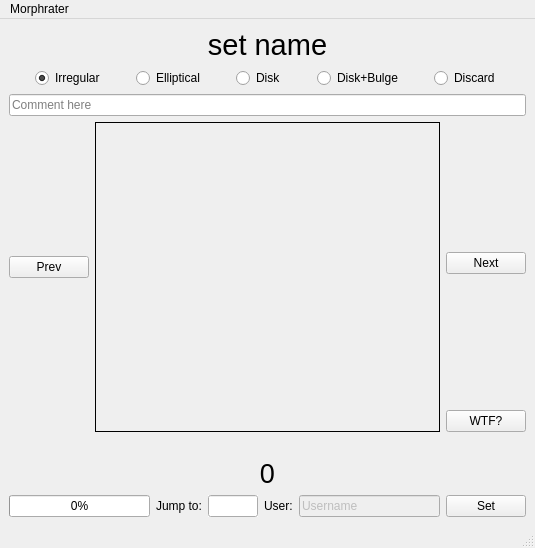
<?xml version="1.0" encoding="UTF-8"?>
<ui version="4.0">
 <class>MainWindow</class>
 <widget class="QMainWindow" name="MainWindow">
  <property name="geometry">
   <rect>
    <x>0</x>
    <y>0</y>
    <width>535</width>
    <height>548</height>
   </rect>
  </property>
  <property name="windowTitle">
   <string>Lensrater</string>
  </property>
  <widget class="QWidget" name="centralwidget">
   <layout class="QVBoxLayout" name="verticalLayout">
    <item>
     <widget class="QLabel" name="set_label">
      <property name="sizePolicy">
       <sizepolicy hsizetype="Preferred" vsizetype="Maximum">
        <horstretch>0</horstretch>
        <verstretch>0</verstretch>
       </sizepolicy>
      </property>
      <property name="font">
       <font>
        <pointsize>22</pointsize>
       </font>
      </property>
      <property name="focusPolicy">
       <enum>Qt::NoFocus</enum>
      </property>
      <property name="frameShape">
       <enum>QFrame::NoFrame</enum>
      </property>
      <property name="text">
       <string>set name</string>
      </property>
      <property name="scaledContents">
       <bool>false</bool>
      </property>
      <property name="alignment">
       <set>Qt::AlignCenter</set>
      </property>
     </widget>
    </item>
    <item>
     <layout class="QHBoxLayout" name="horizontalLayout">
      <property name="spacing">
       <number>5</number>
      </property>
      <item>
       <widget class="QRadioButton" name="radio_0">
        <property name="sizePolicy">
         <sizepolicy hsizetype="Maximum" vsizetype="Fixed">
          <horstretch>0</horstretch>
          <verstretch>0</verstretch>
         </sizepolicy>
        </property>
        <property name="text">
         <string>Irregular</string>
        </property>
        <property name="checked">
         <bool>true</bool>
        </property>
       </widget>
      </item>
      <item>
       <widget class="QRadioButton" name="radio_1">
        <property name="sizePolicy">
         <sizepolicy hsizetype="Maximum" vsizetype="Fixed">
          <horstretch>0</horstretch>
          <verstretch>0</verstretch>
         </sizepolicy>
        </property>
        <property name="text">
         <string>Elliptical</string>
        </property>
       </widget>
      </item>
      <item>
       <widget class="QRadioButton" name="radio_2">
        <property name="sizePolicy">
         <sizepolicy hsizetype="Maximum" vsizetype="Fixed">
          <horstretch>0</horstretch>
          <verstretch>0</verstretch>
         </sizepolicy>
        </property>
        <property name="text">
         <string>Disk</string>
        </property>
       </widget>
      </item>
      <item>
       <widget class="QRadioButton" name="radio_3">
        <property name="sizePolicy">
         <sizepolicy hsizetype="Maximum" vsizetype="Fixed">
          <horstretch>0</horstretch>
          <verstretch>0</verstretch>
         </sizepolicy>
        </property>
        <property name="text">
         <string>Disk+Bulge</string>
        </property>
       </widget>
      </item>
      <item>
       <widget class="QRadioButton" name="radio_4">
        <property name="sizePolicy">
         <sizepolicy hsizetype="Maximum" vsizetype="Fixed">
          <horstretch>0</horstretch>
          <verstretch>0</verstretch>
         </sizepolicy>
        </property>
        <property name="text">
         <string>Discard</string>
        </property>
       </widget>
      </item>
     </layout>
    </item>
    <item>
     <widget class="QLineEdit" name="edit_comment">
      <property name="enabled">
       <bool>true</bool>
      </property>
      <property name="text">
       <string/>
      </property>
      <property name="placeholderText">
       <string>Comment here</string>
      </property>
      <property name="clearButtonEnabled">
       <bool>false</bool>
      </property>
     </widget>
    </item>
    <item>
     <layout class="QGridLayout" name="gridLayout">
      <item row="1" column="0">
       <layout class="QHBoxLayout" name="horizontalLayout_3">
        <item>
         <layout class="QGridLayout" name="gridLayout_3">
          <item row="1" column="0">
           <widget class="QPushButton" name="prev_button">
            <property name="sizePolicy">
             <sizepolicy hsizetype="Maximum" vsizetype="Fixed">
              <horstretch>0</horstretch>
              <verstretch>0</verstretch>
             </sizepolicy>
            </property>
            <property name="text">
             <string>Prev</string>
            </property>
           </widget>
          </item>
          <item row="2" column="0">
           <spacer name="verticalSpacer">
            <property name="orientation">
             <enum>Qt::Vertical</enum>
            </property>
            <property name="sizeHint" stdset="0">
             <size>
              <width>20</width>
              <height>40</height>
             </size>
            </property>
           </spacer>
          </item>
          <item row="0" column="0">
           <spacer name="verticalSpacer_3">
            <property name="orientation">
             <enum>Qt::Vertical</enum>
            </property>
            <property name="sizeHint" stdset="0">
             <size>
              <width>20</width>
              <height>40</height>
             </size>
            </property>
           </spacer>
          </item>
          <item row="3" column="0">
           <spacer name="verticalSpacer_5">
            <property name="orientation">
             <enum>Qt::Vertical</enum>
            </property>
            <property name="sizeType">
             <enum>QSizePolicy::Fixed</enum>
            </property>
            <property name="sizeHint" stdset="0">
             <size>
              <width>20</width>
              <height>20</height>
             </size>
            </property>
           </spacer>
          </item>
         </layout>
        </item>
        <item>
         <widget class="ScaledLabel" name="image_label">
          <property name="sizePolicy">
           <sizepolicy hsizetype="MinimumExpanding" vsizetype="MinimumExpanding">
            <horstretch>0</horstretch>
            <verstretch>0</verstretch>
           </sizepolicy>
          </property>
          <property name="minimumSize">
           <size>
            <width>10</width>
            <height>10</height>
           </size>
          </property>
          <property name="baseSize">
           <size>
            <width>0</width>
            <height>0</height>
           </size>
          </property>
          <property name="frameShape">
           <enum>QFrame::Box</enum>
          </property>
          <property name="lineWidth">
           <number>1</number>
          </property>
          <property name="text">
           <string/>
          </property>
          <property name="alignment">
           <set>Qt::AlignCenter</set>
          </property>
         </widget>
        </item>
        <item>
         <layout class="QGridLayout" name="gridLayout_2">
          <item row="2" column="0">
           <spacer name="verticalSpacer_2">
            <property name="orientation">
             <enum>Qt::Vertical</enum>
            </property>
            <property name="sizeHint" stdset="0">
             <size>
              <width>20</width>
              <height>40</height>
             </size>
            </property>
           </spacer>
          </item>
          <item row="3" column="0">
           <widget class="QPushButton" name="button_wtf">
            <property name="text">
             <string>WTF?</string>
            </property>
           </widget>
          </item>
          <item row="1" column="0">
           <widget class="QPushButton" name="next_button">
            <property name="sizePolicy">
             <sizepolicy hsizetype="Maximum" vsizetype="Fixed">
              <horstretch>0</horstretch>
              <verstretch>0</verstretch>
             </sizepolicy>
            </property>
            <property name="text">
             <string>Next</string>
            </property>
           </widget>
          </item>
          <item row="0" column="0">
           <spacer name="verticalSpacer_4">
            <property name="orientation">
             <enum>Qt::Vertical</enum>
            </property>
            <property name="sizeHint" stdset="0">
             <size>
              <width>20</width>
              <height>40</height>
             </size>
            </property>
           </spacer>
          </item>
         </layout>
        </item>
       </layout>
      </item>
      <item row="4" column="0">
       <widget class="QLabel" name="colour_label">
        <property name="autoFillBackground">
         <bool>true</bool>
        </property>
        <property name="text">
         <string/>
        </property>
        <property name="alignment">
         <set>Qt::AlignCenter</set>
        </property>
       </widget>
      </item>
      <item row="6" column="0">
       <widget class="QLabel" name="position_label">
        <property name="sizePolicy">
         <sizepolicy hsizetype="Preferred" vsizetype="Maximum">
          <horstretch>0</horstretch>
          <verstretch>0</verstretch>
         </sizepolicy>
        </property>
        <property name="font">
         <font>
          <pointsize>20</pointsize>
         </font>
        </property>
        <property name="text">
         <string>0</string>
        </property>
        <property name="alignment">
         <set>Qt::AlignCenter</set>
        </property>
       </widget>
      </item>
     </layout>
    </item>
    <item>
     <layout class="QHBoxLayout" name="horizontalLayout_2">
      <item>
       <widget class="QProgressBar" name="progress_bar">
        <property name="baseSize">
         <size>
          <width>0</width>
          <height>10</height>
         </size>
        </property>
        <property name="value">
         <number>0</number>
        </property>
       </widget>
      </item>
      <item>
       <widget class="QLabel" name="label">
        <property name="text">
         <string>Jump to:</string>
        </property>
       </widget>
      </item>
      <item>
       <widget class="QLineEdit" name="jump_box">
        <property name="sizePolicy">
         <sizepolicy hsizetype="Maximum" vsizetype="Fixed">
          <horstretch>0</horstretch>
          <verstretch>0</verstretch>
         </sizepolicy>
        </property>
        <property name="maximumSize">
         <size>
          <width>50</width>
          <height>16777215</height>
         </size>
        </property>
        <property name="focusPolicy">
         <enum>Qt::ClickFocus</enum>
        </property>
        <property name="autoFillBackground">
         <bool>true</bool>
        </property>
       </widget>
      </item>
      <item>
       <widget class="QLabel" name="label_2">
        <property name="text">
         <string>User:</string>
        </property>
       </widget>
      </item>
      <item>
       <widget class="QLineEdit" name="username_edit">
        <property name="enabled">
         <bool>false</bool>
        </property>
        <property name="text">
         <string>Username</string>
        </property>
        <property name="readOnly">
         <bool>false</bool>
        </property>
       </widget>
      </item>
      <item>
       <widget class="QPushButton" name="set_username_button">
        <property name="text">
         <string>Set</string>
        </property>
       </widget>
      </item>
     </layout>
    </item>
   </layout>
  </widget>
  <widget class="QStatusBar" name="statusbar"/>
  <widget class="QMenuBar" name="menubar">
   <property name="geometry">
    <rect>
     <x>0</x>
     <y>0</y>
     <width>535</width>
     <height>20</height>
    </rect>
   </property>
   <widget class="QMenu" name="menuLensrater">
    <property name="title">
     <string>Morphrater</string>
    </property>
    <addaction name="actionSave_and_Quit"/>
    <addaction name="actionQuit_without_saving"/>
    <addaction name="actionReset_scores"/>
   </widget>
   <addaction name="menuLensrater"/>
  </widget>
  <action name="actionSave_and_Quit">
   <property name="text">
    <string>Save and Quit</string>
   </property>
  </action>
  <action name="actionQuit_without_saving">
   <property name="text">
    <string>Quit without saving</string>
   </property>
  </action>
  <action name="actionReset_scores">
   <property name="text">
    <string>Reset scores</string>
   </property>
  </action>
 </widget>
 <customwidgets>
  <customwidget>
   <class>ScaledLabel</class>
   <extends>QLabel</extends>
   <header>scaledlabel.h</header>
  </customwidget>
 </customwidgets>
 <resources/>
 <connections/>
</ui>
